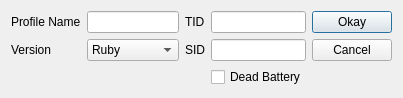
<?xml version="1.0" encoding="UTF-8"?>
<ui version="4.0">
 <class>ProfileEditor3</class>
 <widget class="QDialog" name="ProfileEditor3">
  <property name="geometry">
   <rect>
    <x>0</x>
    <y>0</y>
    <width>378</width>
    <height>98</height>
   </rect>
  </property>
  <property name="windowTitle">
   <string>Profile Editor Gen 3</string>
  </property>
  <layout class="QGridLayout" name="gridLayout">
   <item row="0" column="0">
    <widget class="QLabel" name="labelProfile">
     <property name="text">
      <string>Profile Name</string>
     </property>
    </widget>
   </item>
   <item row="0" column="1">
    <widget class="QLineEdit" name="lineEditProfile"/>
   </item>
   <item row="0" column="2">
    <widget class="QLabel" name="labelTID">
     <property name="text">
      <string>TID</string>
     </property>
    </widget>
   </item>
   <item row="0" column="3">
    <widget class="TextBox" name="textBoxTID"/>
   </item>
   <item row="0" column="4">
    <widget class="QPushButton" name="pushButtonOkay">
     <property name="text">
      <string>Okay</string>
     </property>
    </widget>
   </item>
   <item row="1" column="0">
    <widget class="QLabel" name="labelVersion">
     <property name="text">
      <string>Version</string>
     </property>
    </widget>
   </item>
   <item row="1" column="1">
    <widget class="ComboBox" name="comboBoxVersion">
     <item>
      <property name="text">
       <string>Ruby</string>
      </property>
     </item>
     <item>
      <property name="text">
       <string>Sapphire</string>
      </property>
     </item>
     <item>
      <property name="text">
       <string>Fire Red</string>
      </property>
     </item>
     <item>
      <property name="text">
       <string>Leaf Green</string>
      </property>
     </item>
     <item>
      <property name="text">
       <string>Emerald</string>
      </property>
     </item>
     <item>
      <property name="text">
       <string>XD</string>
      </property>
     </item>
     <item>
      <property name="text">
       <string>Colosseum</string>
      </property>
     </item>
    </widget>
   </item>
   <item row="1" column="2">
    <widget class="QLabel" name="labelSID">
     <property name="text">
      <string>SID</string>
     </property>
    </widget>
   </item>
   <item row="1" column="3">
    <widget class="TextBox" name="textBoxSID"/>
   </item>
   <item row="1" column="4">
    <widget class="QPushButton" name="pushButtonCancel">
     <property name="text">
      <string>Cancel</string>
     </property>
    </widget>
   </item>
   <item row="2" column="3">
    <widget class="QCheckBox" name="checkBoxDeadBattery">
     <property name="text">
      <string>Dead Battery</string>
     </property>
    </widget>
   </item>
  </layout>
 </widget>
 <customwidgets>
  <customwidget>
   <class>TextBox</class>
   <extends>QLineEdit</extends>
   <header>Forms/Controls/TextBox.hpp</header>
  </customwidget>
  <customwidget>
   <class>ComboBox</class>
   <extends>QComboBox</extends>
   <header>Forms/Controls/ComboBox.hpp</header>
  </customwidget>
 </customwidgets>
 <tabstops>
  <tabstop>lineEditProfile</tabstop>
  <tabstop>comboBoxVersion</tabstop>
  <tabstop>textBoxTID</tabstop>
  <tabstop>textBoxSID</tabstop>
  <tabstop>checkBoxDeadBattery</tabstop>
  <tabstop>pushButtonOkay</tabstop>
  <tabstop>pushButtonCancel</tabstop>
 </tabstops>
 <resources/>
 <connections>
  <connection>
   <sender>pushButtonCancel</sender>
   <signal>clicked()</signal>
   <receiver>ProfileEditor3</receiver>
   <slot>reject()</slot>
   <hints>
    <hint type="sourcelabel">
     <x>452</x>
     <y>57</y>
    </hint>
    <hint type="destinationlabel">
     <x>470</x>
     <y>88</y>
    </hint>
   </hints>
  </connection>
 </connections>
</ui>
